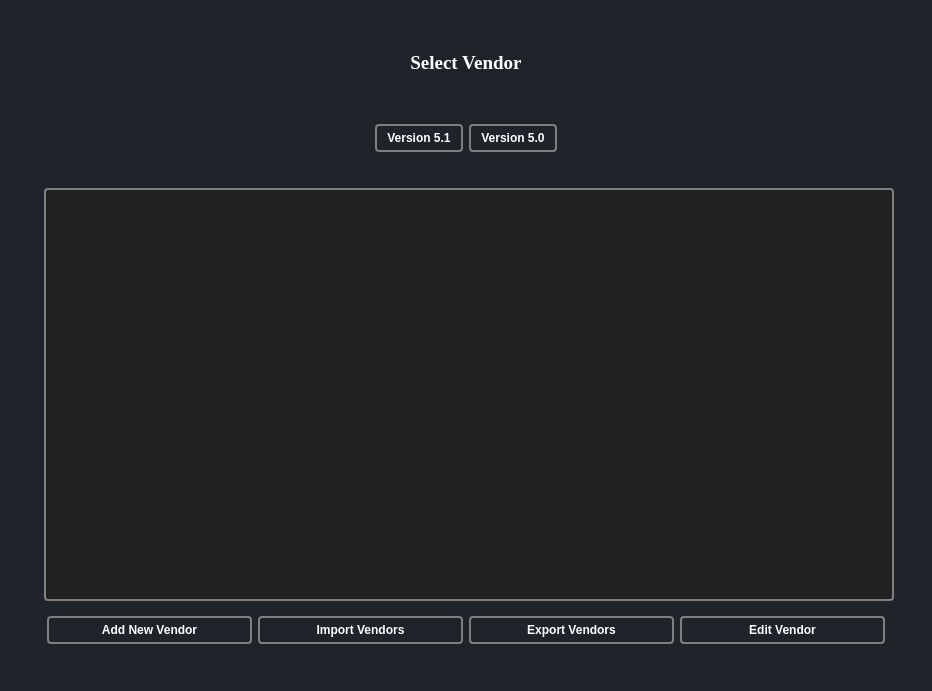
<?xml version="1.0" encoding="UTF-8"?>
<ui version="4.0">
 <class>manage_vendor_tab</class>
 <widget class="QWidget" name="manage_vendor_tab">
  <property name="geometry">
   <rect>
    <x>0</x>
    <y>0</y>
    <width>932</width>
    <height>691</height>
   </rect>
  </property>
  <property name="windowTitle">
   <string>MainWindow</string>
  </property>
  <property name="styleSheet">
   <string notr="true">*{
	
border:none;
background-color:transparent;
background:none;
padding:0;
margin:0;
color:#fff;
}



#manage_vendor_tab{
background-color:#1f232a;
}
#EditVendor{
background-color:#16191d;
}
QPushButton{
text-align:left;
padding: 5px 10px;

border-top-left-radius:5px;
border-bottom-left-radius:5px;
}
QPushButton:pressed{
background-color:grey;
text-align:left;
padding:2px 10px;
color:white;}</string>
  </property>
  <layout class="QGridLayout" name="gridLayout_2">
   <item row="0" column="0">
    <widget class="QWidget" name="centralwidget" native="true">
     <layout class="QGridLayout" name="gridLayout_4">
      <item row="0" column="0">
       <widget class="QWidget" name="SelectVendor" native="true">
        <layout class="QGridLayout" name="gridLayout">
         <item row="3" column="0" rowspan="7">
          <widget class="QFrame" name="frame">
           <property name="frameShape">
            <enum>QFrame::StyledPanel</enum>
           </property>
           <property name="frameShadow">
            <enum>QFrame::Plain</enum>
           </property>
           <layout class="QGridLayout" name="gridLayout_3">
            <item row="2" column="1" colspan="2">
             <widget class="QFrame" name="frame_2">
              <property name="styleSheet">
               <string notr="true">QPushButton {
    border: 2px solid #000000;
border-color:grey;
border-radius:15px;
}

</string>
              </property>
              <property name="frameShape">
               <enum>QFrame::StyledPanel</enum>
              </property>
              <layout class="QHBoxLayout" name="horizontalLayout">
               <item>
                <widget class="QPushButton" name="addVendorButton">
                 <property name="sizePolicy">
                  <sizepolicy hsizetype="Expanding" vsizetype="Fixed">
                   <horstretch>0</horstretch>
                   <verstretch>0</verstretch>
                  </sizepolicy>
                 </property>
                 <property name="styleSheet">
                  <string notr="true">QPushButton { 
    color: #FFFFFF;
	font: bold;
   border-radius: 4px;
text-align: center;
}
</string>
                 </property>
                 <property name="text">
                  <string>Add New Vendor</string>
                 </property>
                 <property name="icon">
                  <iconset>
                   <normaloff>resources/Icons/add.png</normaloff>resources/Icons/add.png</iconset>
                 </property>
                </widget>
               </item>
               <item>
                <widget class="QPushButton" name="importVendorsButton">
                 <property name="sizePolicy">
                  <sizepolicy hsizetype="Expanding" vsizetype="Fixed">
                   <horstretch>0</horstretch>
                   <verstretch>0</verstretch>
                  </sizepolicy>
                 </property>
                 <property name="styleSheet">
                  <string notr="true">QPushButton { 
    color: #FFFFFF;
	font: bold;
   border-radius: 4px;
text-align: center;
}
</string>
                 </property>
                 <property name="text">
                  <string>Import Vendors</string>
                 </property>
                 <property name="icon">
                  <iconset>
                   <normaloff>resources/Icons/import.png</normaloff>resources/Icons/import.png</iconset>
                 </property>
                </widget>
               </item>
               <item>
                <widget class="QPushButton" name="exportVendorsButton">
                 <property name="sizePolicy">
                  <sizepolicy hsizetype="Expanding" vsizetype="Fixed">
                   <horstretch>0</horstretch>
                   <verstretch>0</verstretch>
                  </sizepolicy>
                 </property>
                 <property name="toolTip">
                  <string>&lt;html&gt;&lt;head/&gt;&lt;body&gt;&lt;p&gt;&lt;img src=&quot;:/newPrefix/save_icon.png&quot;/&gt;yguhbnj&lt;/p&gt;&lt;/body&gt;&lt;/html&gt;</string>
                 </property>
                 <property name="styleSheet">
                  <string notr="true">QPushButton { 
    color: #FFFFFF;
	font: bold;
   border-radius: 4px;
text-align: center;
}
</string>
                 </property>
                 <property name="text">
                  <string>Export Vendors</string>
                 </property>
                 <property name="icon">
                  <iconset>
                   <normaloff>resources/Icons/export - Copy.png</normaloff>resources/Icons/export - Copy.png</iconset>
                 </property>
                </widget>
               </item>
               <item>
                <widget class="QPushButton" name="editvendorsbutton">
                 <property name="sizePolicy">
                  <sizepolicy hsizetype="Expanding" vsizetype="Fixed">
                   <horstretch>0</horstretch>
                   <verstretch>0</verstretch>
                  </sizepolicy>
                 </property>
                 <property name="styleSheet">
                  <string notr="true">QPushButton { 
    color: #FFFFFF;
	font: bold;
   border-radius: 4px;
text-align: center;
}
</string>
                 </property>
                 <property name="text">
                  <string>Edit Vendor</string>
                 </property>
                 <property name="icon">
                  <iconset>
                   <normaloff>resources/Icons/edit.png</normaloff>resources/Icons/edit.png</iconset>
                 </property>
                </widget>
               </item>
              </layout>
             </widget>
            </item>
            <item row="0" column="2">
             <widget class="QListView" name="vendorsListView">
              <property name="font">
               <font>
                <family>Segoe UI</family>
                <pointsize>11</pointsize>
               </font>
              </property>
              <property name="styleSheet">
               <string notr="true">QListView {
	background-color: rgb(33, 33, 33);
	color:white;
	alternate-background-color: rgb(50, 50, 50);
	padding: 8px;
	border: 2px solid gray;
	border-radius: 4px;
}

QListView::item {
    padding: 6px;
}


QScrollBar {
    border: none;
    background: rgb(30, 30, 30);
    width: 15px;
    margin: 15px 0 15px 0;
}</string>
              </property>
              <property name="alternatingRowColors">
               <bool>true</bool>
              </property>
             </widget>
            </item>
           </layout>
          </widget>
         </item>
         <item row="2" column="0" alignment="Qt::AlignHCenter">
          <widget class="QFrame" name="selectVersionFrame">
           <property name="minimumSize">
            <size>
             <width>0</width>
             <height>0</height>
            </size>
           </property>
           <property name="styleSheet">
            <string notr="true">QPushButton {
    border: 2px solid #000000;
border-color:grey;
border-radius:15px;
}

</string>
           </property>
           <property name="frameShape">
            <enum>QFrame::StyledPanel</enum>
           </property>
           <property name="pushButton" stdset="0">
            <bool>true</bool>
           </property>
           <layout class="QHBoxLayout" name="horizontalLayout_2">
            <item>
             <widget class="QPushButton" name="version51">
              <property name="styleSheet">
               <string notr="true">QPushButton { 
    color: #FFFFFF;
	font: bold;
   border-radius: 4px;
text-align: center;
}

</string>
              </property>
              <property name="text">
               <string>Version 5.1</string>
              </property>
             </widget>
            </item>
            <item>
             <widget class="QPushButton" name="version50">
              <property name="styleSheet">
               <string notr="true">QPushButton { 
    color: #FFFFFF;
	font: bold;
   border-radius: 4px;
text-align: center;
}


</string>
              </property>
              <property name="text">
               <string>Version 5.0</string>
              </property>
             </widget>
            </item>
           </layout>
          </widget>
         </item>
         <item row="1" column="0">
          <widget class="QLabel" name="label_13">
           <property name="font">
            <font>
             <family>Georgia</family>
             <pointsize>14</pointsize>
             <bold>true</bold>
            </font>
           </property>
           <property name="styleSheet">
            <string notr="true"/>
           </property>
           <property name="text">
            <string>&lt;html&gt;&lt;head/&gt;&lt;body&gt;&lt;p align=&quot;center&quot;&gt;Select Vendor&lt;/p&gt;&lt;/body&gt;&lt;/html&gt;</string>
           </property>
          </widget>
         </item>
        </layout>
       </widget>
      </item>
     </layout>
    </widget>
   </item>
  </layout>
 </widget>
 <resources>
  <include location="resources.qrc"/>
 </resources>
 <connections/>
</ui>
